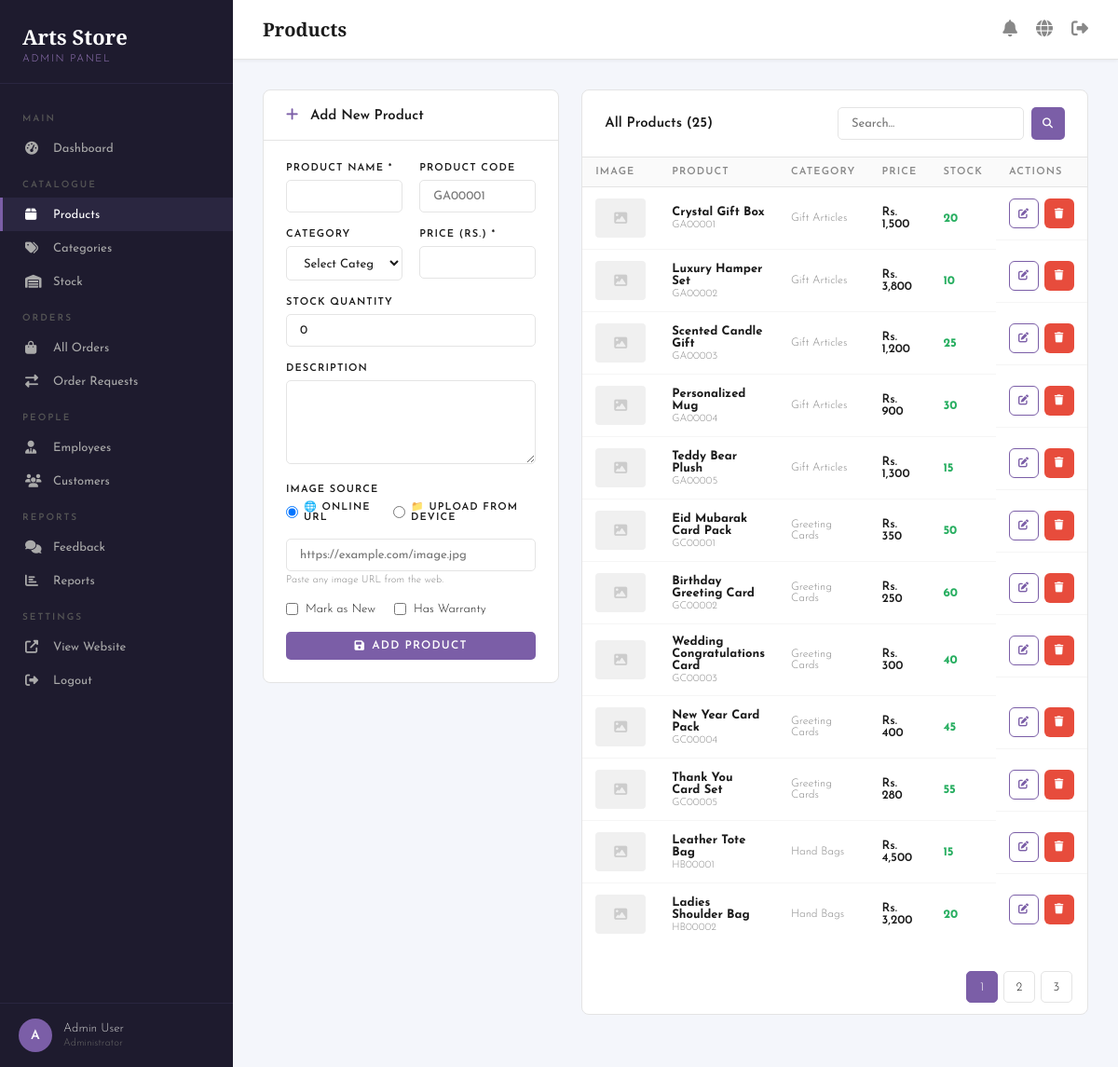
The app's page /admin/products.php (signed in) with its own data.
### tables this page shows
CREATE TABLE products (
  product_id    INT(11)       NOT NULL AUTO_INCREMENT PRIMARY KEY,
  product_code  VARCHAR(15)   NOT NULL UNIQUE,
  product_name  VARCHAR(200)  NOT NULL,
  description   TEXT          DEFAULT NULL,
  price         DECIMAL(10,2) NOT NULL DEFAULT 0.00,
  stock         INT(11)       NOT NULL DEFAULT 0,
  cat_id        INT(11)       DEFAULT NULL,
  product_image VARCHAR(255)  DEFAULT NULL,
  is_new        TINYINT(1)    NOT NULL DEFAULT 0,
  has_warranty  TINYINT(1)    NOT NULL DEFAULT 0,
  is_active     TINYINT(1)    NOT NULL DEFAULT 1,
  created_at    DATETIME      NOT NULL DEFAULT CURRENT_TIMESTAMP,
  updated_at    DATETIME      NOT NULL DEFAULT CURRENT_TIMESTAMP ON UPDATE CURRENT_TIMESTAMP,
  KEY idx_cat_id    (cat_id),
  KEY idx_is_new    (is_new),
  KEY idx_is_active (is_active),
  CONSTRAINT fk_products_cat
    FOREIGN KEY (cat_id) REFERENCES categories(cat_id)
    ON DELETE SET NULL ON UPDATE CASCADE
);

CREATE TABLE categories (
  cat_id INT(11) NOT NULL AUTO_INCREMENT PRIMARY KEY,
  cat_name VARCHAR(100) NOT NULL, 
  cat_slug VARCHAR(100) NOT NULL UNIQUE,
  cat_desc VARCHAR(255),
  cat_image VARCHAR(255),
  created_at DATETIME DEFAULT CURRENT_TIMESTAMP
);

### includes/db.php (called while the page is built, shortened)
<?php
function clean($conn, $str) {
    return $conn->real_escape_string(htmlspecialchars(strip_tags(trim($str))));
}
?>

### admin/products.php (the view, shortened to what this page needs)
<?php
require_once 'includes/auth.php';
$subfolder = trim(str_replace(
    str_replace('\\', '/', $_SERVER['DOCUMENT_ROOT']),
    '',
    str_replace('\\', '/', dirname(__DIR__))
), '/');
$base_url = '/' . $subfolder . '/';
$edit = null;
function adminProdImg($path, $base_url) {
    return $base_url . ltrim($path, '/');
}
$search = clean($conn, $_GET['q'] ?? '');
$where  = $search ? "WHERE p.product_name LIKE '%$search%'" : '';
$page   = max(1, (int)($_GET['page'] ?? 1));
$per    = 12;
$off    = ($page - 1) * $per;
$total  = $conn->query("SELECT COUNT(*) c FROM products p $where")->fetch_assoc()['c'];
$pages  = ceil($total / $per);
$prods  = $conn->query("SELECT p.*, c.cat_name FROM products p
                        LEFT JOIN categories c ON p.cat_id=c.cat_id
                        $where ORDER BY p.created_at DESC
                        LIMIT $per OFFSET $off");
?>
<div class="grid-2" style="align-items:start;">
<div class="panel" style="position:sticky;top:80px;">
  <div class="panel-header">
    <h3>
      <i class="fas fa-<?php echo $edit?'edit':'plus'; ?>"
         style="color:var(--purple);margin-right:8px;"></i>
      <?php echo $edit ? 'Edit Product' : 'Add New Product'; ?>
    </h3>
  </div>
  <div class="panel-body">
    <form method="POST" enctype="multipart/form-data">
      <div class="form-row">
        <div class="form-group">
          <label>Product Name *</label>
          <input class="form-control" type="text" name="product_name" required
                 value="<?php echo htmlspecialchars($edit['product_name'] ?? ''); ?>"/>
        </div>
        <div class="form-group">
          <label>Product Code</label>
          <input class="form-control" type="text" name="product_code" placeholder="GA00001"
                 value="<?php echo htmlspecialchars($edit['product_code'] ?? ''); ?>"/>
        </div>
      </div>
      <div class="form-row">
        <div class="form-group">
          <label>Category</label>
          <select class="form-control" name="cat_id">
            <option value="">Select Category</option>
          </select>
        </div>
        <div class="form-group">
          <label>Price (Rs.) *</label>
          <input class="form-control" type="number" name="price" step="0.01" required
                 value="<?php echo $edit['price'] ?? ''; ?>"/>
        </div>
      </div>
      <div class="form-group">
        <label>Stock Quantity</label>
        <input class="form-control" type="number" name="stock" min="0"
               value="<?php echo $edit['stock'] ?? 0; ?>"/>
      </div>
      <div class="form-group">
        <label>Description</label>
        <textarea class="form-control" name="description" rows="3"><?php echo htmlspecialchars($edit['description'] ?? ''); ?></textarea>
      </div>
      <div class="form-group">
        <label style="margin-bottom:6px;display:block;">Image Source</label>
        <div style="display:flex;gap:16px;margin-bottom:10px;">
          <label style="cursor:pointer;display:flex;align-items:center;gap:6px;">
            <input type="radio" name="img_source" value="url" id="img_url_radio"
                   onchange="toggleImgSource('url')"/> 🌐 Online URL
          </label>
          <label style="cursor:pointer;display:flex;align-items:center;gap:6px;">
            <input type="radio" name="img_source" value="local" id="img_local_radio"
                   onchange="toggleImgSource('local')"/> 📁 Upload from device
          </label>
        </div>
        <div id="img_url_wrap">
          <input class="form-control" type="text" name="product_image" id="prod_image_url"
                 placeholder="https://example.com/image.jpg"
                 value="<?php echo htmlspecialchars($edit['product_image'] ?? ''); ?>"/>
          <small style="color:var(--gray);font-size:11px;">Paste any image URL from the web.</small>
        </div>
      </div>
      <div style="display:flex;gap:20px;margin-bottom:18px;">
        <label style="display:flex;align-items:center;gap:8px;font-size:13px;cursor:pointer;">
          <input type="checkbox" name="is_new" value="1"
                 <?php echo !empty($edit['is_new']) ? 'checked' : ''; ?>
                 style="accent-color:var(--purple);"/>
          Mark as New
        </label>
        <label style="display:flex;align-items:center;gap:8px;font-size:13px;cursor:pointer;">
          <input type="checkbox" name="has_warranty" value="1"
                 <?php echo !empty($edit['has_warranty']) ? 'checked' : ''; ?>
                 style="accent-color:var(--purple);"/>
          Has Warranty
        </label>
      </div>
      <button type="submit" class="btn btn-purple" style="width:100%;justify-content:center;">
        <i class="fas fa-save"></i>
        <?php echo $edit ? 'Update Product' : 'Add Product'; ?>
      </button>
    </form>
  </div>
</div>
<div>
  <div class="panel">
    <div class="panel-header">
      <h3>All Products (<?php echo $total; ?>)</h3>
      <form method="GET" style="display:flex;gap:8px;">
        <input class="form-control" style="width:200px;" type="text" name="q"
               value="<?php echo htmlspecialchars($search); ?>" placeholder="Search..."/>
        <button type="submit" class="btn btn-sm btn-purple">
          <i class="fas fa-search"></i>
        </button>
      </form>
    </div>
    <div style="overflow-x:auto;">
      <table class="dash-table">
        <thead>
          <tr>
            <th>Image</th>
            <th>Product</th>
            <th>Category</th>
            <th>Price</th>
            <th>Stock</th>
            <th>Actions</th>
          </tr>
        </thead>
        <tbody>
          <?php if($prods && $prods->num_rows > 0):
            while($p = $prods->fetch_assoc()):
              $thumbSrc = adminProdImg($p['product_image'] ?? '', $base_url);
          ?>
          <tr>
            <td>
              <?php if($thumbSrc): ?>
                <div style="display:none;width:54px;height:42px;background:#f0f0f0;
                            border-radius:4px;align-items:center;justify-content:center;">
                  <i class="fas fa-image" style="color:#ccc;font-size:14px;"></i>
                </div>
              <?php endif; ?>
            </td>
            <td>
              <strong style="font-size:13px;">
                <?php echo htmlspecialchars($p['product_name']); ?>
              </strong><br/>
              <span style="font-size:11px;color:var(--gray);">
                <?php echo htmlspecialchars($p['product_code'] ?? ''); ?>
              </span>
            </td>
            <td style="font-size:12px;color:var(--gray);">
              <?php echo htmlspecialchars($p['cat_name'] ?? ''); ?>
            </td>
            <td style="font-weight:600;">
              Rs. <?php echo number_format($p['price']); ?>
            </td>
            <td>
              <span style="font-weight:700;color:<?php
                echo $p['stock'] == 0
                    ? 'var(--red)'
                    : ($p['stock'] < 5 ? 'var(--orange)' : 'var(--green)');
              ?>;">
                <?php echo (int)$p['stock']; ?>
              </span>
            </td>
            <td style="display:flex;gap:6px;">
              <a href="products.php?edit=<?php echo $p['product_id']; ?>"
                 class="btn btn-sm btn-icon btn-outline-purple" title="Edit">
                <i class="fas fa-edit"></i>
              </a>
              <a href="products.php?delete=<?php echo $p['product_id']; ?>"
                 class="btn btn-sm btn-icon btn-red confirm-delete" title="Delete">
                <i class="fas fa-trash"></i>
              </a>
            </td>
          </tr>
          <?php endwhile; endif; ?>
        </tbody>
      </table>
    </div>
    <?php if($pages > 1): ?>
    <div style="padding:12px 16px;" class="pagination">
      <?php for($i = 1; $i <= $pages; $i++): ?>
        <a href="?page=<?php echo $i; ?>&q=<?php echo urlencode($search); ?>"
           class="<?php echo $i == $page ? 'active' : ''; ?>">
          <?php echo $i; ?>
        </a>
      <?php endfor; ?>
    </div>
    <?php endif; ?>
  </div>
</div>
</div>
<?php require_once 'includes/footer.php'; ?>

### css/dashboard.css (style rules this page uses)
*, *::before, *::after { box-sizing: border-box; margin: 0; padding: 0; }
:root { --purple: #7B5EA7; --purple2: #9B7BC0; --purple-light: #f0ebf8; --dark: #1a1a1a; --sidebar: #1e1b2e; --sidebar2: #2a2640; --white: #ffffff; --bg: #f4f6fb; --border: #e4e4e4; --gray: #888; --green: #27ae60; --red: #e74c3c; --orange: #f39c12; --blue: #2980b9; }
body { font-family: 'Josefin Sans', sans-serif; font-weight: 300; background: var(--bg); color: var(--dark); min-height: 100vh; }
a { text-decoration: none; color: inherit; }
.panel { background: #fff; border: 1px solid var(--border); border-radius: 8px; margin-bottom: 24px; }
.panel-header { display: flex; align-items: center; justify-content: space-between; padding: 18px 24px; border-bottom: 1px solid var(--border); }
.panel-header h3 { font-size: 15px; font-weight: 600; color: var(--dark); }
.panel-body { padding: 24px; }
.dash-table { width: 100%; border-collapse: collapse; font-size: 13px; }
.dash-table th { text-align: left; padding: 10px 14px; background: #fafafa; border-bottom: 1px solid var(--border); font-size: 11px; font-weight: 600; letter-spacing: .1em; text-transform: uppercase; color: var(--gray); }
.dash-table td { padding: 12px 14px; border-bottom: 1px solid #f5f5f5; vertical-align: middle; }
.dash-table tr:last-child td { border-bottom: none; }
.btn { display: inline-flex; align-items: center; gap: 7px; padding: 9px 20px; border-radius: 5px; font-family: 'Josefin Sans', sans-serif; font-size: 12px; font-weight: 600; letter-spacing: .1em; text-transform: uppercase; cursor: pointer; transition: all .2s; border: none; }
.btn-purple { background: var(--purple); color: #fff; }
.btn-red { background: var(--red); color: #fff; }
.btn-outline-purple { background: transparent; color: var(--purple); border: 1px solid var(--purple); }
.btn-sm { padding: 5px 12px; font-size: 11px; }
.btn-icon { width: 32px; height: 32px; padding: 0; justify-content: center; border-radius: 6px; }
.form-row { display: grid; grid-template-columns: 1fr 1fr; gap: 18px; }
.form-group { margin-bottom: 18px; }
.form-group label { display: block; font-size: 11px; font-weight: 600; letter-spacing: .1em; text-transform: uppercase; color: var(--dark); margin-bottom: 7px; }
.form-control { width: 100%; padding: 10px 14px; border: 1px solid var(--border); border-radius: 5px; font-family: 'Josefin Sans', sans-serif; font-size: 13px; background: #fff; color: var(--dark); outline: none; transition: border-color .2s; }
textarea.form-control { resize: vertical; min-height: 90px; }
.grid-2 { display: grid; grid-template-columns: 1fr 1fr; gap: 24px; }
.pagination { display: flex; gap: 6px; margin-top: 16px; justify-content: flex-end; }
.pagination a, .pagination span { display: inline-flex; align-items: center; justify-content: center; width: 34px; height: 34px; border: 1px solid var(--border); border-radius: 5px; font-size: 13px; color: var(--dark); transition: all .2s; }
.pagination a:hover, .pagination .active { background: var(--purple); color: #fff; border-color: var(--purple); }

### records on screen
products: product_name "Crystal Gift Box", product_code "GA00001", cat.cat_name "Gift Articles", price "1,500", stock "20"
products: product_name "Luxury Hamper Set", product_code "GA00002", cat.cat_name "Gift Articles", price "3,800", stock "10"
products: product_name "Scented Candle Gift", product_code "GA00003", cat.cat_name "Gift Articles", price "1,200", stock "25"
products: product_name "Personalized Mug", product_code "GA00004", cat.cat_name "Gift Articles", price "900", stock "30"
products: product_name "Teddy Bear Plush", product_code "GA00005", cat.cat_name "Gift Articles", price "1,300", stock "15"
products: product_name "Eid Mubarak Card Pack", product_code "GC00001", cat.cat_name "Greeting Cards", price "350", stock "50"
products: product_name "Birthday Greeting Card", product_code "GC00002", cat.cat_name "Greeting Cards", price "250", stock "60"
products: product_name "Wedding Congratulations Card", product_code "GC00003", cat.cat_name "Greeting Cards", price "300", stock "40"
products: product_name "New Year Card Pack", product_code "GC00004", cat.cat_name "Greeting Cards", price "400", stock "45"
products: product_name "Thank You Card Set", product_code "GC00005", cat.cat_name "Greeting Cards", price "280", stock "55"
products: product_name "Leather Tote Bag", product_code "HB00001", cat.cat_name "Hand Bags", price "4,500", stock "15"
products: product_name "Ladies Shoulder Bag", product_code "HB00002", cat.cat_name "Hand Bags", price "3,200", stock "20"

### other values on screen
substr($_SESSION['admin_name']??'A',0,1) "A"
$_SESSION['admin_name'] "Admin User"
$page_title "Products"
$total "25"
